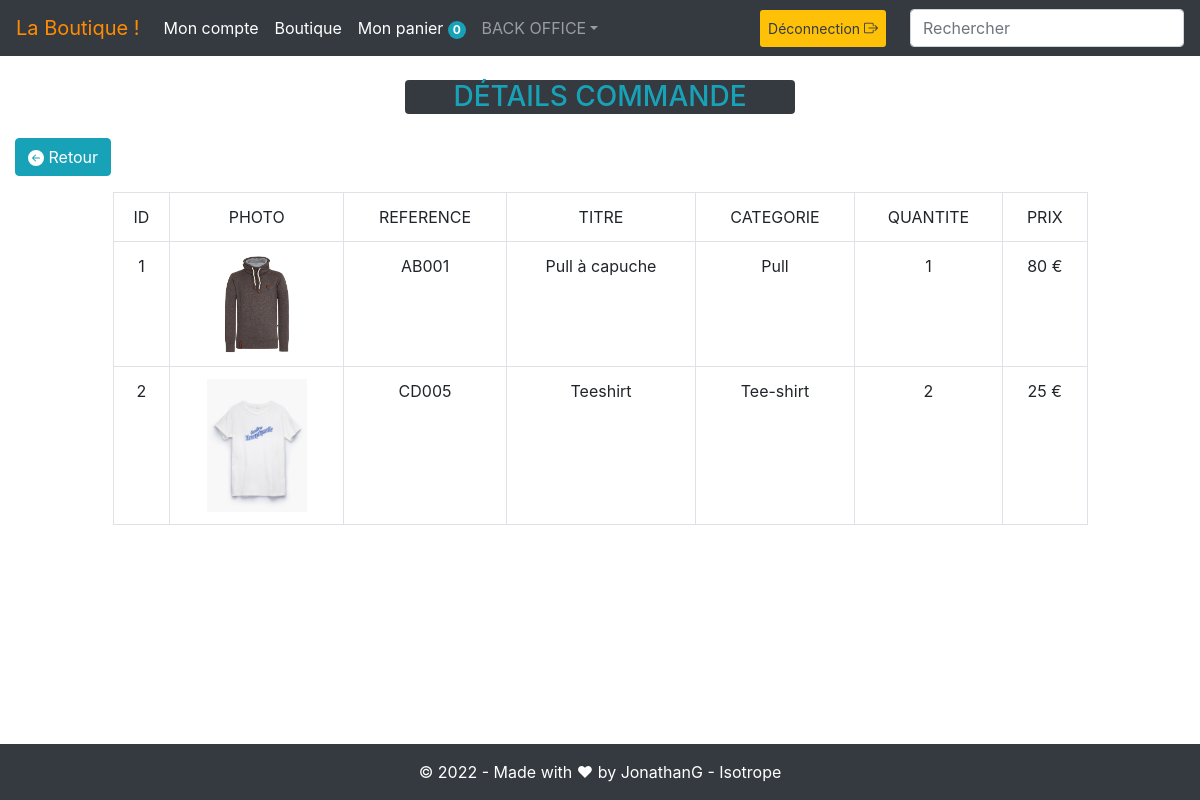
Page /admin/backOffice_commande.php?action=detail&id_commande=13 (signed in) on the committed database.
### tables this page shows
CREATE TABLE IF NOT EXISTS `details_commande` (
  `id_details_commande` int(11) NOT NULL AUTO_INCREMENT,
  `commande_id` int(11) NOT NULL,
  `produit_id` int(11) NOT NULL,
  `quantite` int(5) NOT NULL,
  `prix` int(5) NOT NULL,
  `date_enregistrement` datetime NOT NULL,
  PRIMARY KEY (`id_details_commande`),
  KEY `FK_6EEAA67D4584665B` (`commande_id`),
  KEY `FK_6EEAA67D4584665C` (`produit_id`)
);

CREATE TABLE IF NOT EXISTS `produit` (
  `id_produit` int(11) NOT NULL AUTO_INCREMENT,
  `reference` varchar(20) NOT NULL,
  `categorie` varchar(20) NOT NULL,
  `titre` varchar(100) NOT NULL,
  `description` longtext NOT NULL,
  `couleur` varchar(20) NOT NULL,
  `taille` varchar(5) NOT NULL,
  `public` enum('homme','femme','mixte','enfant') NOT NULL,
  `photo` varchar(255) NOT NULL,
  `prix` varchar(10) NOT NULL,
  `stock` varchar(5) NOT NULL,
  PRIMARY KEY (`id_produit`)
);

### admin/backOffice_commande.php (the view, shortened to what this page needs)
<?php
require_once('../include/init_inc.php');
if(isset($_GET['action']) && $_GET['action'] == 'detail')
{
    if(isset($_GET['id_commande']) && !empty($_GET['id_commande']))
    {
        $select = $bdd->prepare("SELECT dc.produit_id AS ID,  p.photo, p.reference, p.titre, p.categorie, dc.quantite, dc.prix FROM details_commande dc INNER JOIN produit p ON dc.produit_id=p.id_produit AND dc.commande_id = :id_commande");
        $select->bindValue(':id_commande', $_GET['id_commande'], PDO::PARAM_INT);
        $select->execute();
    }
    else
    {
        header('location:' . URL . 'admin/backOffice_commande.php');
    }
}
require_once('../include/header_inc.php');
require_once('../include/nav_inc.php');
?>
<?php if(isset($_GET['action']) && $_GET['action'] == 'detail') : ?>
    <h3 class="col-md-4 mx-auto my-4 text-center text-info bg-dark rounded">DÉTAILS COMMANDE</h3>
    <a href="?action=retour" class="btn btn-info mb-3 h4"> Retour</a>
    <table class="col-md-10 mx-auto table table-bordered text-center">
        <tr>
        <?php   for($i=0; $i < $select->columnCount(); $i++) :
                $colonne = $select->getColumnMeta($i);
        ?>
            <td><?= strtoupper($colonne['name']) ?></td>
        <?php endfor; ?>
        </tr>
        <?php while($detail = $select->fetch(PDO::FETCH_ASSOC)) : ?>
            <tr>
                <?php foreach($detail as $key => $value) : ?>
                    <?php if($key == 'photo') : ?>
                        <td><img src="<?= $value ?>" alt="<?= $detail['titre'] ?>" class="" style='width:100px;'></td>
                    <?php elseif($key == 'prix') : ?>
                        <td><?= $value ?> €</td>
                    <?php else : ?>
                        <td><?= $value ?></td>
                    <?php endif; ?>
                <?php endforeach; ?>
            </tr>
        <?php endwhile; ?>
    </table>
<?php endif; ?>
<?php require_once('../include/footer_inc.php'); ?>

### assets/app.css (style rules this page uses)
html, body { height: 100%; }
body { display: flex; flex-direction: column; }

### rows in the picture
details_commande: produit "1", produit.photo (picture), produit.reference "AB001", produit.titre "Pull à capuche", produit.categorie "Pull", quantite "1", prix "80"
details_commande: produit "2", produit.photo (picture), produit.reference "CD005", produit.titre "Teeshirt", produit.categorie "Tee-shirt", quantite "2", prix "25"

### other values in the picture
nbreProduitPanier() "0"
$colonne['name'] "ID"
$colonne['name'] "PHOTO"
$colonne['name'] "REFERENCE"
$colonne['name'] "TITRE"
$colonne['name'] "CATEGORIE"
$colonne['name'] "QUANTITE"
$colonne['name'] "PRIX"
